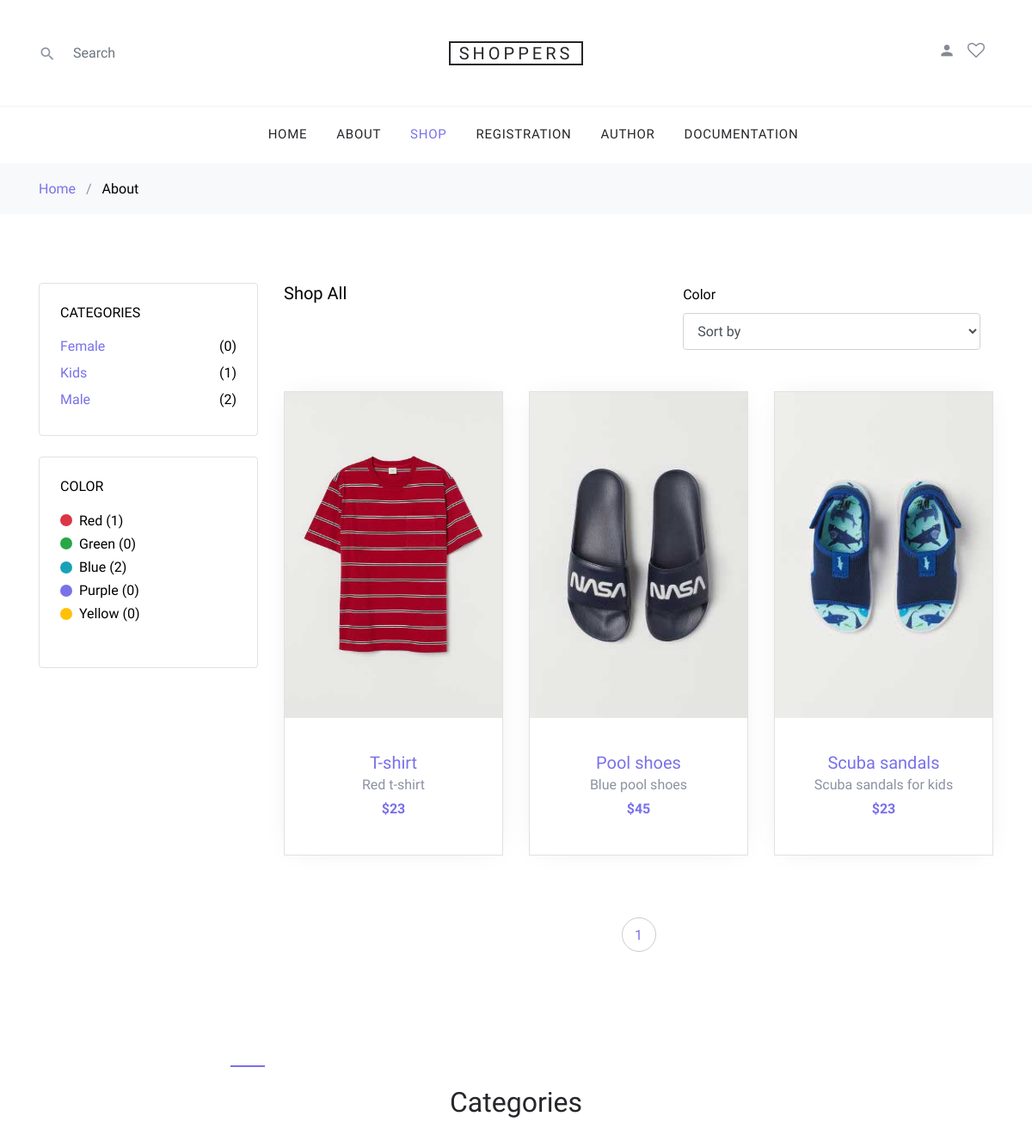
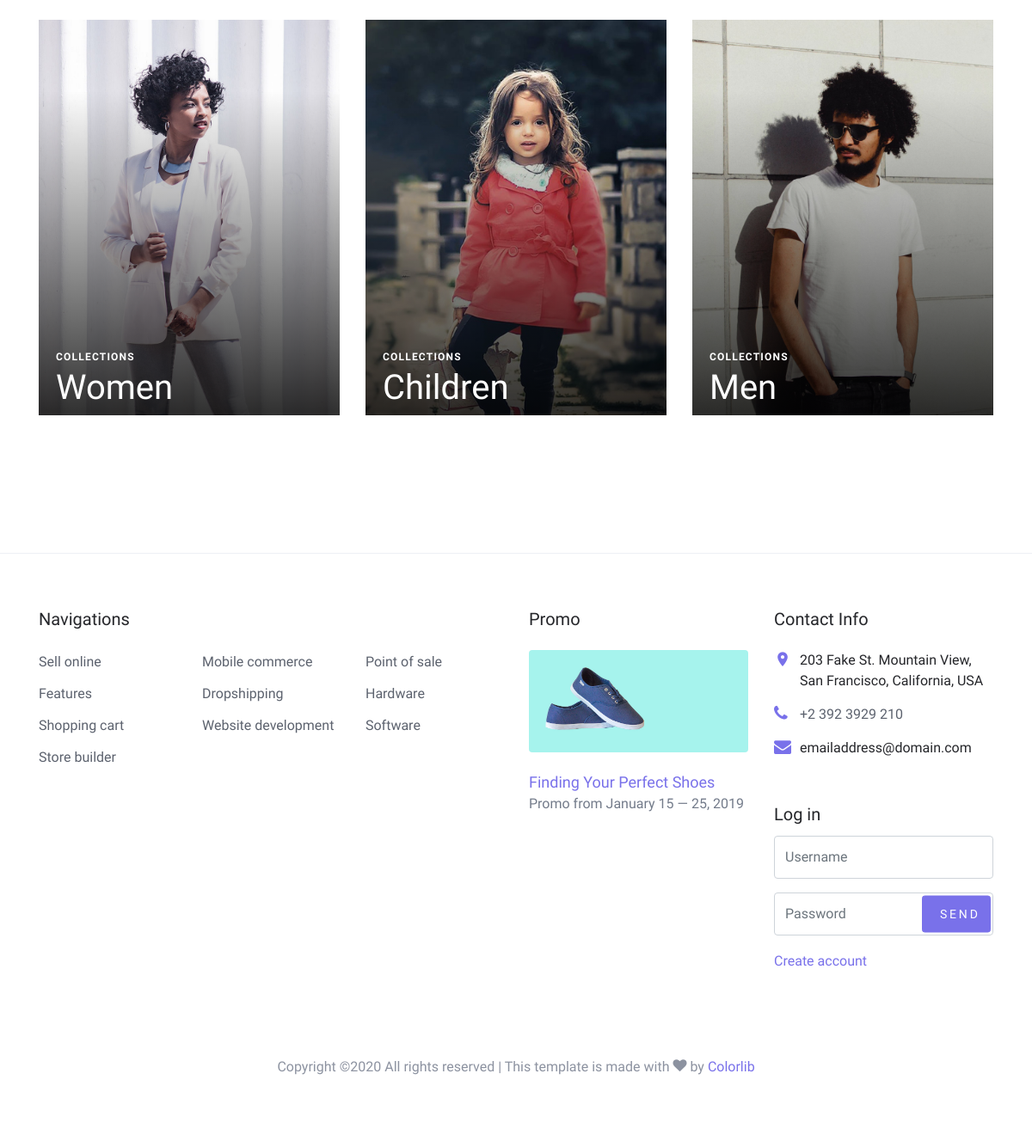
The app's page /index.php?page=shop with its own data (2 pictures, top to bottom).
### tables this page shows
CREATE TABLE `products` (
  `id` int(10) NOT NULL,
  `title` varchar(20) NOT NULL,
  `description` varchar(50) NOT NULL,
  `price` int(10) NOT NULL,
  `date` timestamp NOT NULL DEFAULT CURRENT_TIMESTAMP,
  `id_category` int(10) NOT NULL,
  `id_color` int(10) NOT NULL,
  `id_image` int(10) NOT NULL
);

CREATE TABLE `images` (
  `id` int(10) NOT NULL,
  `large` varchar(50) NOT NULL,
  `small` varchar(50) NOT NULL
);

CREATE TABLE `gender` (
  `id` int(10) NOT NULL,
  `title` varchar(10) NOT NULL
);

CREATE TABLE `color` (
  `id` int(10) NOT NULL,
  `title` varchar(20) NOT NULL,
  `color_code` varchar(20) NOT NULL
);

### models/admin/products/functions.php (called while the page is built, shortened)
<?php
    function getGenders(){
        global $conn;
        $query = "SELECT * FROM gender";
        return $conn->query($query)->fetchAll();
    }
    function genderProductCount($gender_id){
        return executeQueryOneRow("SELECT COUNT(*) AS gender_count FROM gender_product WHERE id_gender = '$gender_id'");
    }
    function colorProductCount($color_id){
        return executeQueryOneRow("SELECT COUNT(*) AS color_count FROM products WHERE id_color = '$color_id'");
    }
    function getColors(){
        global $conn;
        $query = "SELECT * FROM color";
        return $conn->query($query)->fetchAll();
    }
    function getProducts($limit = 0){
        global $conn;
        try {
            $select = $conn->prepare("SELECT *, p.id AS product_id FROM products p INNER JOIN images i ON p.id_image = i.id LIMIT :limit, :offset");
            $limit = ((int) $limit) * OFFSET;
            $select->bindParam(":limit", $limit, PDO::PARAM_INT);
            $offset = OFFSET;
            $select->bindParam(":offset", $offset, PDO::PARAM_INT);
            $select->execute();
            $products = $select->fetchAll();
            return $products;
        }catch(PDOException $ex){
            return null;
        }
    }
    function numberOfProducts(){
        return executeQueryOneRow("SELECT COUNT(*) AS products_number FROM products");
    }
    function paginationCount(){
        $result = numberOfProducts();
        $numberOfProducts = $result->products_number;
        return ceil($numberOfProducts / OFFSET);
    }

### config/connection.php (called while the page is built, shortened)
<?php
    try{
        $conn = new PDO("mysql:host=".SERVER.";dbname=".DBNAME.";charset=utf8", USER, PASSWORD);
        $conn->setAttribute(PDO::ATTR_DEFAULT_FETCH_MODE, PDO::FETCH_OBJ);
        $conn->setAttribute(PDO::ATTR_ERRMODE, PDO::ERRMODE_EXCEPTION);
    }catch(PDOException $ex){
        echo $ex->getMessage();
    }
    function executeQueryOneRow($query){
        global $conn;
        return $conn->query($query)->fetch();
    }

### views/content/shop.php (the view, shortened to what this page needs)
<div class="site-section">
  <div class="container">
    <div class="row mb-5">
      <div class="col-md-9 order-2">
        <div class="row">
          <div class="col-md-12 mb-5">
            <div class="float-md-left mb-4"><h2 class="text-black h5">Shop All</h2></div>
            <div class="d-flex">
                <div class="col-md-6">
                <label for="ddl_sort" class="text-black">Color </label>
                <select class="form-control" id="ddl_sort" name="ddl_sort">
                <option value="0">Sort by</option>
                </select>
              </div>
            </div>
          </div>
        </div>
        <div class="row mb-5" id="products">
        <?php
          include "models/admin/products/functions.php";
          $limit = isset($_GET['limit']) ? $_GET['limit'] : 0;
          $products = getProducts($limit);
          foreach($products as $product):
        ?>
          <div class="col-sm-6 col-lg-4 mb-4" data-aos="fade-up">
            <div class="block-4 text-center border">
              <figure class="block-4-image">
                <a href="index.php?page=single_product&id=<?=$product->product_id?>"><img src="<?= $product->large?>" alt="<?= $product->title?>" class="img-fluid"></a>
              </figure>
              <div class="block-4-text p-4">
                <h3><a href="index.php?page=single_product&id=<?=$product->product_id?>"><?= $product->title?></a></h3>
                <p class="mb-0"><?= $product->description?></p>
                <p class="text-primary font-weight-bold">$<?= $product->price?></p>
              </div>
            </div>
          </div>
          <?php endforeach;?>
        </div>
        <div class="row" data-aos="fade-up">
          <div class="col-md-12 text-center">
            <div class="site-block-27">
              <ul id="pagination">
              <?php
                  $num = paginationCount();
                  for($i = 0; $i < $num; $i++):
              ?>
                <li><a href="#" class="pagination" data-limit="<?= $i ?>"><?= $i+1?></a></li>
              <?php endfor;?>
              </ul>
            </div>
          </div>
        </div>
      </div>
      <div class="col-md-3 order-1 mb-5 mb-md-0">
        <div class="border p-4 rounded mb-4">
          <h3 class="mb-3 h6 text-uppercase text-black d-block">Categories</h3>
          <ul class="list-unstyled mb-0">
          <?php
            $genders = getGenders();
            foreach($genders as $gender):
              $numOfProducts = genderProductCount($gender->id);
          ?>
            <li class="mb-1"><a href="#" class="d-flex filter-gender" data-gender="<?=$gender->id?>"><span><?=$gender->title?></span> <span class="text-black ml-auto">(<?=$numOfProducts->gender_count?>)</span></a></li>
            <?php endforeach; ?>
          </ul>
        </div>
        <div class="border p-4 rounded mb-4">
          <div class="mb-4">
            <h3 class="mb-3 h6 text-uppercase text-black d-block">Color</h3>
            <?php
              $colors = getColors();
              foreach($colors as $color):
                $numOfProducts = colorProductCount($color->id);
            ?>
            <a href="#" data-color="<?=$color->id?>" class="d-flex color-item align-items-center filter-colors" >
              <span class="bg-<?=$color->color_code?> color d-inline-block rounded-circle mr-2"></span> <span class="text-black"><?=$color->title?> (<?=$numOfProducts->color_count?>)</span>
            </a>
              <?php endforeach;?>
          </div>
        </div>
      </div>
    </div>
    <div class="row">
      <div class="col-md-12">
        <div class="site-section site-blocks-2">
            <div class="row justify-content-center text-center mb-5">
              <div class="col-md-7 site-section-heading pt-4">
                <h2>Categories</h2>
              </div>
            </div>
            <div class="row">
              <div class="col-sm-6 col-md-6 col-lg-4 mb-4 mb-lg-0" data-aos="fade" data-aos-delay="">
                <a class="block-2-item" href="#">
                  <figure class="image">
                    <img src="assets/images/women.jpg" alt="" class="img-fluid">
                  </figure>
                  <div class="text">
                    <span class="text-uppercase">Collections</span>
                    <h3>Women</h3>
                  </div>
                </a>
              </div>
              <div class="col-sm-6 col-md-6 col-lg-4 mb-5 mb-lg-0" data-aos="fade" data-aos-delay="100">
                <a class="block-2-item" href="#">
                  <figure class="image">
                    <img src="assets/images/children.jpg" alt="" class="img-fluid">
                  </figure>
                  <div class="text">
                    <span class="text-uppercase">Collections</span>
                    <h3>Children</h3>
                  </div>
                </a>
              </div>
              <div class="col-sm-6 col-md-6 col-lg-4 mb-5 mb-lg-0" data-aos="fade" data-aos-delay="200">
                <a class="block-2-item" href="#">
                  <figure class="image">
                    <img src="assets/images/men.jpg" alt="" class="img-fluid">
                  </figure>
                  <div class="text">
                    <span class="text-uppercase">Collections</span>
                    <h3>Men</h3>
                  </div>
                </a>
              </div>
            </div>
        </div>
      </div>
    </div>
  </div>
</div>

### views/fixed/head.php (shortened to what this page needs)
<!DOCTYPE html>
<html lang="en">
    <head>
        <link rel="stylesheet" href="assets/fonts/icomoon/style.css">
        <link rel="stylesheet" href="assets/css/bootstrap.min.css">
        <link rel="stylesheet" href="assets/css/magnific-popup.css">
        <link rel="stylesheet" href="assets/css/jquery-ui.css">
        <link rel="stylesheet" href="assets/css/owl.carousel.min.css">
        <link rel="stylesheet" href="assets/css/owl.theme.default.min.css">
        <link rel="stylesheet" href="assets/css/aos.css">
        <link rel="stylesheet" href="assets/css/style.css">
    </head>

### views/fixed/header.php (shortened to what this page needs)
<body>
  <div class="site-wrap">
    <header class="site-navbar" role="banner">
      <div class="site-navbar-top">
        <div class="container">
          <div class="row align-items-center">
            <div class="col-6 col-md-4 order-2 order-md-1 site-search-icon text-left">
            <?php
            if(isset($_GET['page'])):
              if($_GET['page'] == 'shop'):
          ?>
              <form action="" class="site-block-top-search">
                <span class="icon icon-search2"></span>
                <input type="text" id="search-box" class="form-control border-0" placeholder="Search">
              </form>
              <?php endif;?>
            <?php endif;?>
            </div>
            <div class="col-12 mb-3 mb-md-0 col-md-4 order-1 order-md-2 text-center">
              <div class="site-logo">
                <a href="index.php?page=home" class="js-logo-clone">Shoppers</a>
              </div>
            </div>
            <div class="col-6 col-md-4 order-3 order-md-3 text-right">
              <div class="site-top-icons">
                <ul>
                  <li><a href="#"><span class="icon icon-person"></span></a></li>
                  <li><a href="#"><span class="icon icon-heart-o"></span></a></li>
                </ul>
              </div>
            </div>
          </div>
        </div>
      </div>
      <nav class="site-navigation text-right text-md-center" role="navigation">
        <div class="container">
          <ul class="site-menu js-clone-nav d-none d-md-block">
            <li class="<?= $_GET['page']=='home'?'active':''?>"><a href="index.php?page=home">Home</a></li>
            <li class="<?= $_GET['page']=='about'?'active':''?>"><a href="index.php?page=about">About</a></li>
            <li class="<?= $_GET['page']=='shop'?'active':''?>"><a href="index.php?page=shop">Shop</a></li>
            <li class="<?= $_GET['page']=='registration'?'active':''?>"><a href="index.php?page=registration">Registration</a></li>
            <li class="<?= $_GET['page']=='author'?'active':''?>"><a href="index.php?page=author">Author</a></li>
            <li><a href="data/documentation.pdf">Documentation</a></li>
          </ul>
        </div>
      </nav>
    </header>
    <div class="bg-light py-3">
      <div class="container">
        <div class="row">
          <div class="col-md-12 mb-0"><a href="index.php?page=home">Home</a> <span class="mx-2 mb-0">/</span> <strong class="text-black">About</strong></div>
        </div>
      </div>
    </div>

### index.php (shortened to what this page needs)
<?php
    require_once "config/connection.php";
    include "views/fixed/head.php";
    include "views/fixed/header.php";
    if(!isset($_GET['page'])){
        include "views/content/home.php";
    }else {
        switch($_GET['page']){
            case 'shop':
                include "views/content/shop.php";
                break;
        }
    }
    include "views/fixed/footer.php";
?>

### views/fixed/footer.php (shortened to what this page needs)
<footer class="site-footer border-top">
      <div class="container">
        <div class="row">
          <div class="col-lg-6 mb-5 mb-lg-0">
            <div class="row">
              <div class="col-md-12">
                <h3 class="footer-heading mb-4">Navigations</h3>
              </div>
              <div class="col-md-6 col-lg-4">
                <ul class="list-unstyled">
                  <li><a href="#">Sell online</a></li>
                  <li><a href="#">Features</a></li>
                  <li><a href="#">Shopping cart</a></li>
                  <li><a href="#">Store builder</a></li>
                </ul>
              </div>
              <div class="col-md-6 col-lg-4">
                <ul class="list-unstyled">
                  <li><a href="#">Mobile commerce</a></li>
                  <li><a href="#">Dropshipping</a></li>
                  <li><a href="#">Website development</a></li>
                </ul>
              </div>
              <div class="col-md-6 col-lg-4">
                <ul class="list-unstyled">
                  <li><a href="#">Point of sale</a></li>
                  <li><a href="#">Hardware</a></li>
                  <li><a href="#">Software</a></li>
                </ul>
              </div>
            </div>
          </div>
          <div class="col-md-6 col-lg-3 mb-4 mb-lg-0">
            <h3 class="footer-heading mb-4">Promo</h3>
            <a href="#" class="block-6">
              <img src="assets/images/hero_1.jpg" alt="Image placeholder" class="img-fluid rounded mb-4">
              <h3 class="font-weight-light  mb-0">Finding Your Perfect Shoes</h3>
              <p>Promo from  January 15 &mdash; 25, 2019</p>
            </a>
          </div>
          <div class="col-md-6 col-lg-3">
            <div class="block-5 mb-5">
              <h3 class="footer-heading mb-4">Contact Info</h3>
              <ul class="list-unstyled">
                <li class="address">203 Fake St. Mountain View, San Francisco, California, USA</li>
                <li class="phone"><a href="tel://23923929210">+2 392 3929 210</a></li>
                <li class="email">emailaddress@domain.com</li>
              </ul>
            </div>
            <?php if(!isset($_SESSION['user'])):?>
            <div class="block-7">
              <form action="#" method="POST">
                <label for="login_username" class="footer-heading">Log in</label>
                <div class="form-group">
                  <input type="text" class="form-control py-4" id="login_username" placeholder="Username">
                </div>
                <div class="form-group">
                  <input type="password" class="form-control py-4" id="login_password" placeholder="Password">
                  <input type="submit" id="login_submit" class="btn btn-sm btn-primary" value="Send">
                </div>
              </form>
              <a href="index.php?page=registration">Create account</a>
            </div>
            <?php endif;?>
          </div>
        </div>
        <div class="row pt-5 mt-5 text-center">
          <div class="col-md-12">
            <p>
            Copyright &copy; All rights reserved | This template is made with <i class="icon-heart" aria-hidden="true"></i> by <a href="https://colorlib.com" target="_blank" class="text-primary">Colorlib</a>
            </p>
          </div>
        </div>
      </div>
    </footer>
  </div>
  </body>
</html>

### records on screen
products: id_image.large (picture), title "T-shirt", description "Red t-shirt", price "23"
products: id_image.large (picture), title "Pool shoes", description "Blue pool shoes", price "45"
products: id_image.large (picture), title "Scuba sandals", description "Scuba sandals for kids", price "23"
gender: title "Female", gender_count "0"
gender: title "Kids", gender_count "1"
gender: title "Male", gender_count "2"
color: title "Red", color_count "1"
color: title "Green", color_count "0"
color: title "Blue", color_count "2"
color: title "Purple", color_count "0"
color: title "Yellow", color_count "0"
